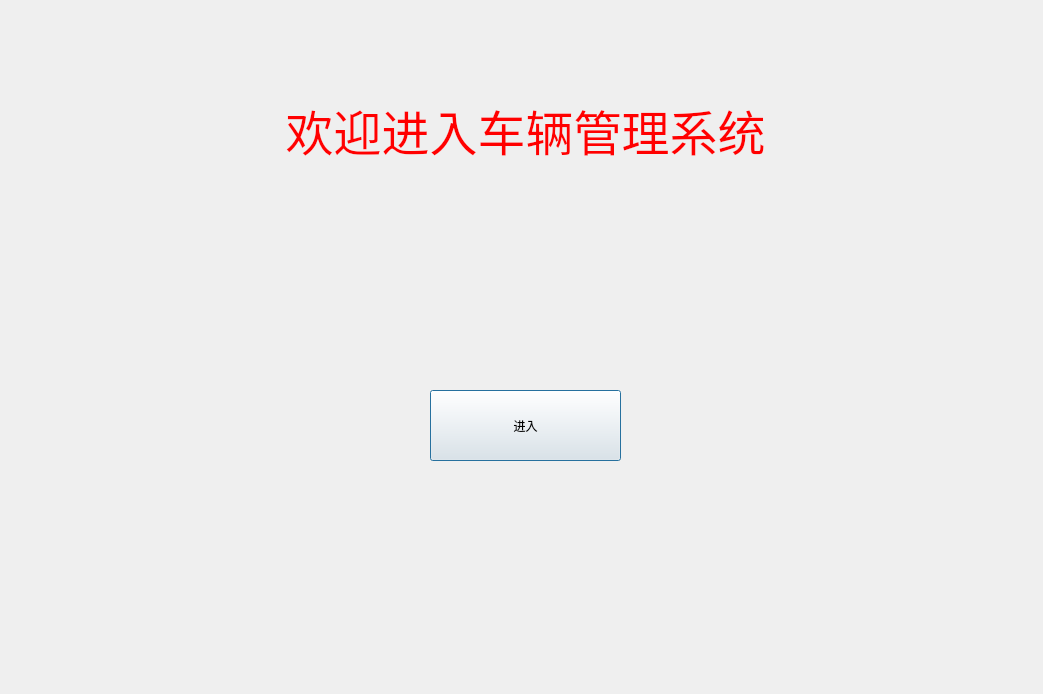
<?xml version="1.0" encoding="UTF-8"?>
<ui version="4.0">
 <class>Dialog</class>
 <widget class="QDialog" name="Dialog">
  <property name="geometry">
   <rect>
    <x>0</x>
    <y>0</y>
    <width>1043</width>
    <height>694</height>
   </rect>
  </property>
  <property name="windowTitle">
   <string>Dialog</string>
  </property>
  <widget class="QLabel" name="title">
   <property name="geometry">
    <rect>
     <x>20</x>
     <y>60</y>
     <width>1011</width>
     <height>141</height>
    </rect>
   </property>
   <property name="text">
    <string>&lt;html&gt;&lt;head/&gt;&lt;body&gt;&lt;p align=&quot;center&quot;&gt;&lt;span style=&quot; font-size:36pt; color:#ff0000;&quot;&gt;欢迎进入车辆管理系统&lt;/span&gt;&lt;/p&gt;&lt;/body&gt;&lt;/html&gt;</string>
   </property>
  </widget>
  <widget class="QPushButton" name="go">
   <property name="geometry">
    <rect>
     <x>430</x>
     <y>390</y>
     <width>191</width>
     <height>71</height>
    </rect>
   </property>
   <property name="text">
    <string>进入</string>
   </property>
  </widget>
 </widget>
 <resources/>
 <connections>
  <connection>
   <sender>go</sender>
   <signal>clicked()</signal>
   <receiver>Dialog</receiver>
   <slot>goin()</slot>
   <hints>
    <hint type="sourcelabel">
     <x>310</x>
     <y>290</y>
    </hint>
    <hint type="destinationlabel">
     <x>286</x>
     <y>250</y>
    </hint>
   </hints>
  </connection>
 </connections>
 <slots>
  <slot>goin()</slot>
 </slots>
</ui>
